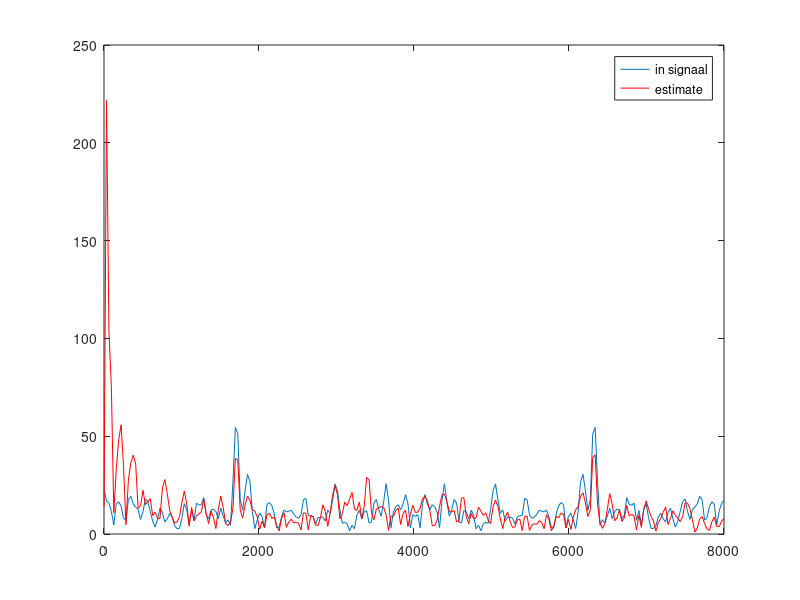
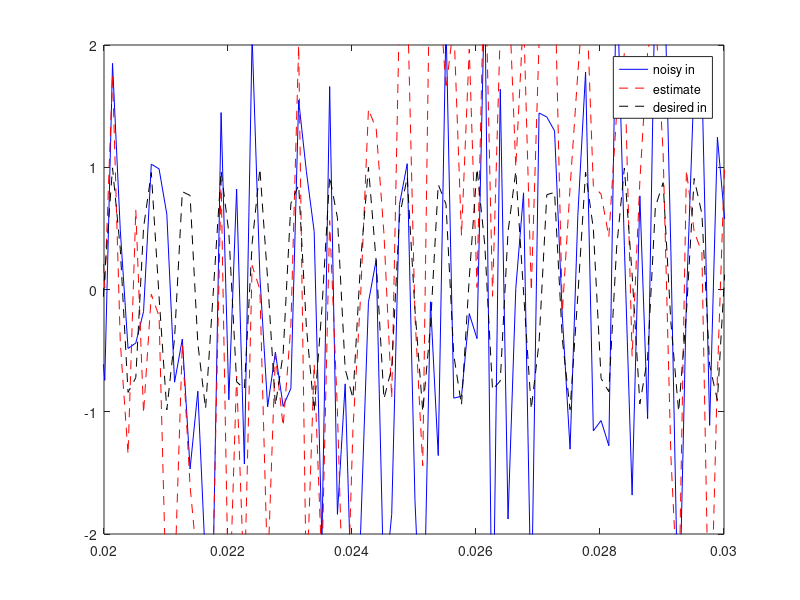

The MATLAB source for these figures, in order:
close all;
clear all;
clc;
%% INITIALIZE

d = 0.1;                    %afstand tussen de micofoons
N = 2;                      %hoeveelheid microfoons
c = 343;                    %geluidssnelheid
freq = 1700;                %frequency of interest
theta = 3*pi/8; %pi/2;      %hoek in radialen

fs = 8000;                  % 8000 samples/ s
time_frame = 0.02;          % 20 ms
sptf = fs * time_frame;     % samples per time frame; 160 samples per 20 ms
L = 2^(ceil(log2(sptf)));
noise = 5;
totaaltijd = 0.2;
%% SIGNAL
tt = linspace(0,totaaltijd, fs * totaaltijd).';
tau = d / c * sin(theta);

noise1 = noise*rand(fs*totaaltijd,1);
noise2 = noise*rand(fs*totaaltijd,1); 

signal1 = sin(2*pi*freq*tt) + noise1 - 0.5*noise; %sin(2*pi*1500*t);% 
signal2 = sin(2*pi*freq*(tt-tau)) + noise2 -0.5*noise;%sin(2*pi*1500*t); %

signal = [signal1,signal2];

%fft_signal = [fft(signal1,L), fft(signal2,L)];
estimate_signal = zeros(256,1);

nr_frames = floor((length(signal1) - sptf) / (sptf/2));
rec_signal = zeros(size(signal(:,1)));

for J = 1 : nr_frames+1
    
    win = [sqrt(hanning(sptf)), sqrt(hanning(sptf))];
    frame_signal = signal((sptf/2)*(J-1)+1:(sptf/2)*(J-1)+sptf,:).*(win);
    fft_signal = fft(frame_signal,L);
    
    fft_signal([1,L/2+1],:) = real(fft_signal([1,L/2+1],:));
    part1 = fft_signal(1:L/2+1,:);
    fft_signal = [part1;conj(flipud(part1(2:end-1,:)))];

    for I = 0 : L -1    
    %% BOUWEN VAN DE NOISE COHERENCE FUNCTION
    f_center = I * fs / L;
    TAU = f_center*d/c;
    noise_coh_func = [1 sin(TAU+0.0001)/(TAU+0.0001); sin(TAU+0.0001)/(TAU+0.0001) 1];
    
    %% Berekenen van de center frequencies en de filter weights
    % De delay die gebruikt gaat worden in de weegcoefficienten voor alle
    % center frequencies
    zeta = -1i*2*pi*f_center*d*sin(theta) / c;
    
    % The amplitude weights
    a_n = 1 / N;
    
    % Delay vector
    c_ = [1; exp(zeta)];
    
    % Weight vector
    numerator = noise_coh_func\c_;
    denominator = (c_'/noise_coh_func)*c_;
    
    w = numerator / denominator; %no shit sherlock
    
    
    estimate = w.'*fft_signal(I+1,:).';

    estimate_signal(I+1) = estimate;
    end
    td_estimate_signal = real(ifft(estimate_signal(1:L)));
    rec_signal((sptf/2)*(J-1)+1:(sptf/2)*(J-1)+sptf) = rec_signal((sptf/2)*(J-1)+1:(sptf/2)*(J-1)+sptf)+td_estimate_signal(1:sptf).*(sqrt(hanning(sptf)));
end

%% RESULTS


%%PLOTS
figure;
plot(linspace(1,fs,L), abs(fft_signal(:,1)));
hold on
plot(linspace(1,fs,L), abs(estimate_signal),'r');
legend('in signaal', 'estimate')

figure;
plot(linspace(0,totaaltijd,length(signal1)),signal1, 'b');
hold on
plot(linspace(0,totaaltijd,length(rec_signal)),rec_signal, '--r');
plot(linspace(0,totaaltijd,length(signal1)),sin(2*pi*freq*tt), '--k')
legend('noisy in', 'estimate', 'desired in')
axis([0.02 0.03 -2 2]);
